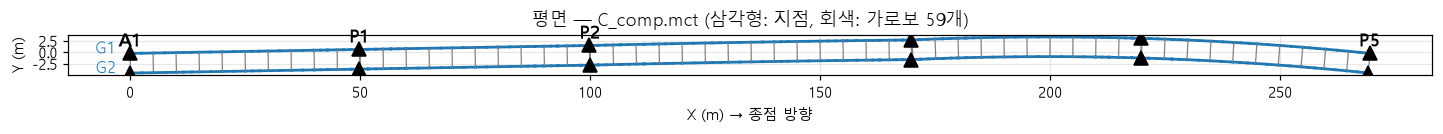
#> input picture projects/순천만IC2교/runs/평면_v2.png, 1443 x 134 px
$ python -i pier_model.py   (imports and definitions only)
#> lines starting #> are read from the running program, lines starting #| are printed output that depends on the picture
# -*- coding: utf-8 -*-
"""
교각 해석 도구 (NX 모델 생성 → 해석 → 하중조합 → 코핑·기둥·말뚝 검토)
  입력 : 하부_제원서.json(교각 제원), runs/reactions_summary.json(상부반력, reactions.py), combos_2010.json(하중조합)
  모델 : X=교축(종점 방향 +), Y=교축직각(G1 측 +), Z=상향, 원점=기초 상면·기둥 중심. 기둥(사각)+코핑 줄기+코핑 팔(받침 좌석 절점) 프레임, 기초상면 고정
        정정 구조이므로 단면력은 강성과 무관(단면은 자중·지진주기 산정용). 말뚝은 기초 저면 강체 캡 가정으로 파이썬 계산
  하중 : 각 하중을 별도 ST 케이스로 재하 → 요소력·반력 추출 → 파이썬에서 조합(도로교설계기준 2010 강도 I~VII, 사용 I~VII)
  검토 : 기둥 P–M 상관(변형률 적합, 사각단면), 코핑 휨·전단, 말뚝 축력·수평력. 배근은 REBAR 매개변수(배근도 확보 전 '확인 필요')
  사용 : python pier_model.py [P1 P2 ...]   (인수 없으면 P1~P5)
  산출 : runs/pier/<P>.mct/.mcb, runs/pier/<P>_forces.json, runs/pier/<P>_*.jpg(캡처), runs/결과_교각.md
"""
import sys, os, json, math, time
# [2 lines not run here, left out]
sys.path.insert(0, r"D:\Midas\core\tools"); sys.path.insert(0, PJ)
import mct_syntax as M
# [3 lines not run here, left out]
G = 9.80665
# [1 line that did not run here, left out]
# [1 line that did not run here, left out]
CODE = "kds" if "--code" in sys.argv and sys.argv[sys.argv.index("--code") + 1] == "kds" else "2010"   # 조합 체계: 2010(강도 ①~⑨) | kds(한계상태 combos_kds.json)
# [1 line not run here, left out]
GOV_COP = "극한 I" if CODE == "kds" else "강도 ①"
H_DECK = 2.30 + 0.30          # 받침 상면 ~ 노면 (거더 2.3 + 바닥판·포장 0.3)
H_WL = H_DECK + 1.8           # 활하중 풍하중·원심·제동 작용높이 (노면 위 1.8 m)
H_W = (H_DECK + 1.32) / 2     # 상부 풍하중 작용높이 (수압면 중심: 거더+바닥판+방호벽 1.32)
# 배근(배근도 없음 → 확인 필요). 기둥 3.0×2.5: 주철근 As_total, 코핑: 상면 인장 As
REBAR = {"col_As": 0.0, "col_bars": "확인 필요", "cop_As": 0.0, "cop_bars": "확인 필요", "cop_d": 5.9, "cop_bw": 2.5, "cover": 0.1}

# [6 lines left out: function pier_geom, not called in this run]

def taper_area(g):
    """NX 변단면 모델(줄기 3.0→6.5 선형 + 머리 6.5×상단수직부)의 정면 면적 — 실제 Y형 면적과의 비로 코핑 재료 밀도를 보정"""
    return (g["by"] + g["cop_top"]) / 2 * (g["Hcop"] - g["cop_v"]) + g["cop_top"] * g["cop_v"]

# [287 lines left out: functions nx_sections_materials, build_mct, pier_weights, seismic_coeff, make_loads, run_nx and 6 more, not called in this run]

def autocrop(path, pad=30, keep_left=140):
    """NX 캡처의 빈 배경을 잘라냄 (범례 열은 유지)"""
#> called with path = 'runs/평면_v2.png', pad = 30, keep_left = 140
    try:
        from PIL import Image, ImageChops
        im = Image.open(path).convert("RGB"); w, h = im.size
#> after `w, h = im.size`: w = 1443; h = 134
        body = im.crop((keep_left, 0, w, h)); bg = Image.new("RGB", body.size, body.getpixel((body.size[0] - 2, body.size[1] - 2)))
#> after `body = im.crop((keep_left, 0, w, h))`:
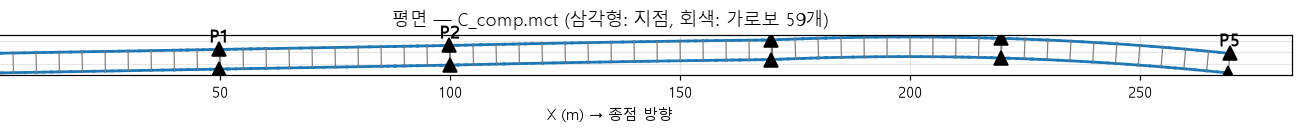
#> body: PIL image 1303x134 RGB; mean R, G, B 235.7, 239, 241.3
#> after `bg = Image.new('RGB', body.size, body.getpixel((body.size[0] - 2, body`: bg: PIL image 1303x134 RGB; every value is 255
        bbox = ImageChops.difference(body, bg).convert("L").point(lambda p: 255 if p > 25 else 0).getbbox()
#> bbox = (0, 10, 1294, 122)
        if not bbox: return
        x0, y0, x1, y1 = bbox; crop = body.crop((max(0, x0 - pad), max(0, y0 - pad), min(body.size[0], x1 + pad), min(body.size[1], y1 + pad)))
#> after `x0, y0, x1, y1 = bbox`: x0 = 0; y0 = 10; x1 = 1294; y1 = 122
        legend = im.crop((0, 0, keep_left, h)); lb = ImageChops.difference(legend, Image.new("RGB", legend.size, bg.getpixel((0, 0)))).convert("L").point(lambda p: 255 if p > 25 else 0).getbbox()
#> after `legend = im.crop((0, 0, keep_left, h))`:
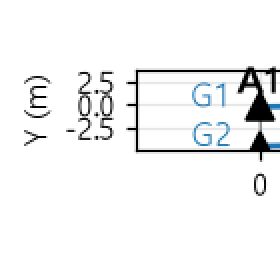
#> legend: PIL image 140x134 RGB (shown 2 times larger); mean R, G, B 242.5, 243.1, 243.5
#> after `lb = ImageChops.difference(legend, Image.new('RGB', legend.size, bg.ge`: lb = (12, 33, 140, 98)
        if not lb:                                            # 범례 없음(모델 뷰): 본체만
            crop.save(path, quality=92); return
        top = legend.crop((0, 0, keep_left, min(h, 330)))    # 값 범례(상단)만 유지, 하단 정보는 캡션으로 대체
        H = max(crop.size[1], top.size[1]); new = Image.new("RGB", (keep_left + crop.size[0], H), bg.getpixel((0, 0)))
#> after `H = max(crop.size[1], top.size[1])`: H = 134
#> after `new = Image.new('RGB', (keep_left + crop.size[0], H), bg.getpixel((0, `: new: PIL image 1443x134 RGB; every value is 255
        new.paste(top, (0, 0)); new.paste(crop, (keep_left, (H - crop.size[1]) // 2)); new.save(path, quality=92)
#> after `new.paste(top, (0, 0))`:
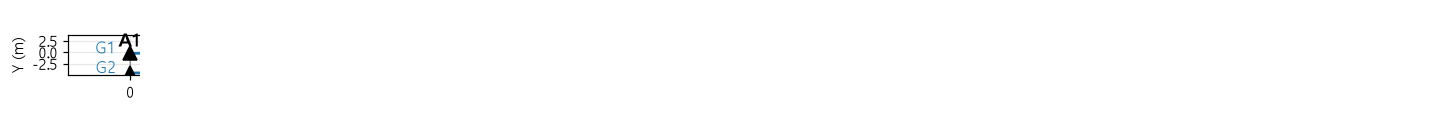
#> new: PIL image 1443x134 RGB; mean R, G, B 253.8, 253.8, 253.9
    except Exception as e: print("  autocrop 실패:", e)

# [22 lines left out: function report, not called in this run]

# [8 lines not run here, left out]

>>> result = autocrop('runs/평면_v2.png')
